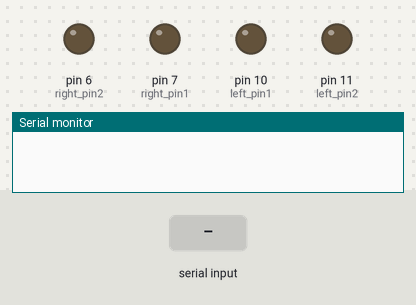
Bench run of a sketch on a simulated Arduino Uno, built with avr-gcc and run on an emulated ATmega328P. Parts: output pins drawn as LEDs (lit = HIGH), the last lines printed to the serial monitor. The test bench sets the inputs (shaded band).

Above: at 1.2 s.
1.3 s: "w" received over Serial
At 2.3 s:
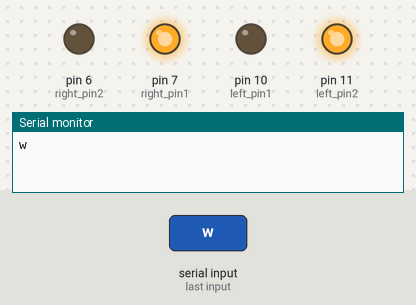
2.8 s: "s" received over Serial
At 3.4 s:
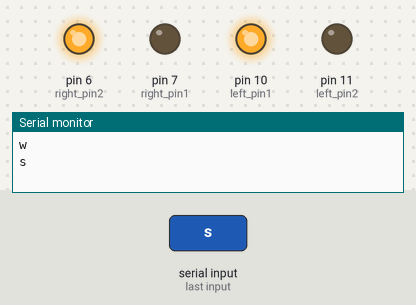
4.3 s: "a" received over Serial
At 4.45 s:
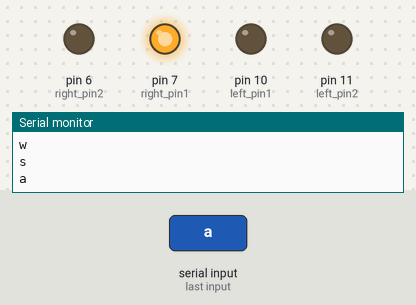
6.1 s: "d" received over Serial
At 6.25 s:
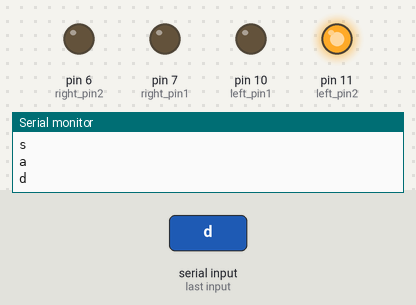
Timing chart, 0 to 8.9 s (numbered marks = the images above; inputs shaded):
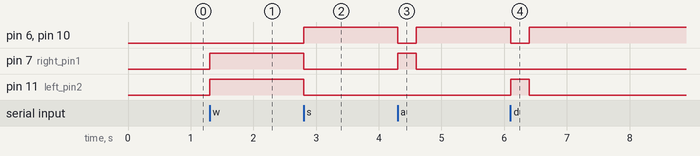

The sketch:

SerialControlSmallCar.ino
```cpp
/*
  非常简单的串口控制小车，使用了两个点击驱动小车，使用蓝牙串口对小车进行控制。
  2019/05/16
*/
//左右控制端口
int left_pin1 = 10;
int left_pin2 = 11;
int right_pin1 = 7;
int right_pin2 = 6;
char cmd = 0;
//系统状态字 0无操作 1前进 2后退 3左转 4右转
int sta = 0;
//转向使用延时函数，接收到转向命令后，延时一段时间，然后回复到原来的前进或者后退，这个变量用来保存转向前的方向。
int staBak;
void setup() {
  // put your setup code here, to run once:
  //设置引脚为输出引脚
  Serial.begin(9600);
  pinMode(left_pin1,OUTPUT);
  pinMode(left_pin2,OUTPUT);
  pinMode(right_pin1,OUTPUT);
  pinMode(right_pin2,OUTPUT);
  //开机后为停止状态
  sta = 0;
}

void loop() {
  //串口控制
  if(Serial.available()>0)
  {
    //接受串口命令
    cmd = Serial.read();
    switch(cmd)
    {
      case 'w': Serial.println(cmd); sta = 1; staBak = sta; break;
      case 's': Serial.println(cmd); sta = 2; staBak = sta; break;
      case 'a': Serial.println(cmd); sta = 3; break;
      case 'd': Serial.println(cmd); sta = 4; break;
      case 'e': Serial.println("Stop"); sta = 0; break;
    }
  }
  //检测当前状态，并执行相应的操作
  switch(sta)
  {
    case 0:stopGo();break;
    case 1:forward();break;
    case 2:backward();break;
    case 3:turnLeft();break;
    case 4:turnRight();break;
  }
}
//全部拉低，停止前进
void stopGo()
{
  digitalWrite(left_pin1,LOW);
  digitalWrite(left_pin2,LOW);
  digitalWrite(right_pin1,LOW);
  digitalWrite(right_pin2,LOW);
}
//向右转弯
void turnRight()
{
  digitalWrite(left_pin1,LOW);
  digitalWrite(left_pin2,HIGH);
  digitalWrite(right_pin1,LOW);
  digitalWrite(right_pin2,LOW);
  _delay_ms(300);
  sta = staBak;
}
//向左转弯
void turnLeft()
{
  digitalWrite(left_pin1,LOW);
  digitalWrite(left_pin2,LOW);
  digitalWrite(right_pin1,HIGH);
  digitalWrite(right_pin2,LOW);
  _delay_ms(300);
  sta = staBak;
}
//前进
void forward()
{
  digitalWrite(left_pin1,LOW);
  digitalWrite(left_pin2,HIGH);
  digitalWrite(right_pin1,HIGH);
  digitalWrite(right_pin2,LOW);
}
//后退
void backward()
{
  digitalWrite(left_pin1,HIGH);
  digitalWrite(left_pin2,LOW);
  digitalWrite(right_pin1,LOW);
  digitalWrite(right_pin2,HIGH);
}
```

Measured:
- after the input at 1.3 s, pin 7 (right_pin1), pin 11 (left_pin2): LOW → HIGH at once
- after the input at 2.8 s, pin 6 (right_pin2), pin 10 (left_pin1): LOW → HIGH at once; pin 7 (right_pin1), pin 11 (left_pin2): HIGH → LOW at once
- after the input at 4.3 s, pin 6 (right_pin2), pin 10 (left_pin1): HIGH → LOW at once, → HIGH 0.30 s later; pin 7 (right_pin1): LOW → HIGH at once, → LOW 0.30 s later
- after the input at 6.1 s, pin 6 (right_pin2), pin 10 (left_pin1): HIGH → LOW at once, → HIGH 0.30 s later; pin 11 (left_pin2): LOW → HIGH at once, → LOW 0.30 s later
